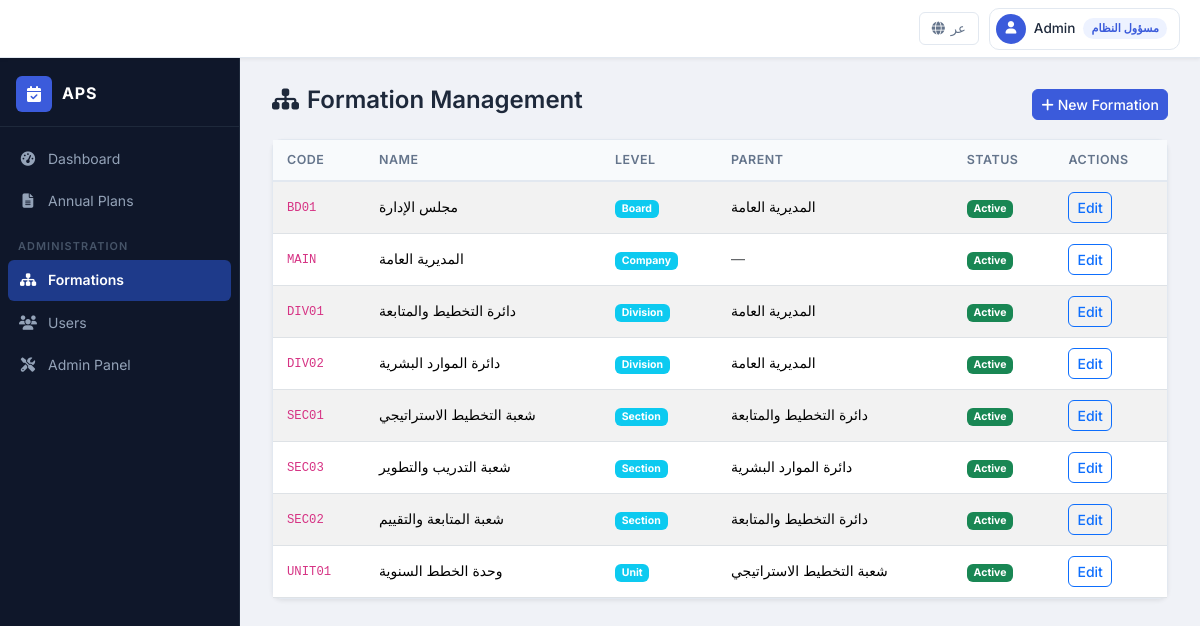
/formations/ (signed in), run on the app's committed database.
### apps/accounts/models.py (models this page shows, shortened)
class UserProfile(models.Model):
    ROLE_ADMIN = 'ADMIN'
    ROLE_MANAGER = 'MANAGER'
    ROLE_ORGANIZER = 'ORGANIZER'
    ROLE_REVIEWER = 'REVIEWER'
    ROLE_VIEWER = 'VIEWER'
    ROLE_CHOICES = [
        (ROLE_ADMIN, _('System Admin')),
        (ROLE_MANAGER, _('Formation Manager')),
        (ROLE_ORGANIZER, _('Form Organizer')),
        (ROLE_REVIEWER, _('Reviewer')),
        (ROLE_VIEWER, _('Viewer')),
    ]
    user = models.OneToOneField(
        User, on_delete=models.CASCADE,
        related_name='profile', verbose_name=_('user')
    )
    formation = models.OneToOneField(
        'formations.Formation', on_delete=models.PROTECT,
        null=True, blank=True,
        related_name='user_profile', verbose_name=_('formation')
    )
    role = models.CharField(
        max_length=20, choices=ROLE_CHOICES, default=ROLE_ORGANIZER,
        verbose_name=_('Role')
    )
    full_name_ar = models.CharField(max_length=200, verbose_name=_('full name in arabic'))
    created_at = models.DateTimeField(auto_now_add=True, verbose_name=_('created at'))
    class Meta:
        verbose_name = _('user profile')
        verbose_name_plural = _('user profiles')
        indexes = [
            models.Index(fields=['role']),
        ]

### apps/formations/models.py (models this page shows, shortened)
class Formation(models.Model):
    LEVEL_COMPANY = 'COMPANY'
    LEVEL_BOARD = 'BOARD'
    LEVEL_DIVISION = 'DIVISION'
    LEVEL_SECTION = 'SECTION'
    LEVEL_UNIT = 'UNIT'
    LEVEL_CHOICES = [
        (LEVEL_COMPANY, _('Company')),
        (LEVEL_BOARD, _('Board')),
        (LEVEL_DIVISION, _('Division')),
        (LEVEL_SECTION, _('Section')),
        (LEVEL_UNIT, _('Unit')),
    ]
    code = models.CharField(max_length=20, unique=True, verbose_name=_('Code'))
    name_ar = models.CharField(max_length=200, verbose_name=_('name in arabic'))
    parent = models.ForeignKey(
        'self', on_delete=models.SET_NULL, null=True, blank=True,
        related_name='children', verbose_name=_('parent formation')
    )
    level = models.CharField(max_length=20, choices=LEVEL_CHOICES, verbose_name=_('Level'))
    is_active = models.BooleanField(default=True, verbose_name=_('is active'))
    created_at = models.DateTimeField(auto_now_add=True, verbose_name=_('created at'))
    updated_at = models.DateTimeField(auto_now=True, verbose_name=_('updated at'))
    class Meta:
        verbose_name = _('formation')
        verbose_name_plural = _('formations plural')
        ordering = ['level', 'name_ar']
        indexes = [
            models.Index(fields=['level']),
        ]

### apps/formations/views.py (the view)
# urls.py: path('', views.FormationListView.as_view(), name='list'),
class FormationListView(AdminRequiredMixin, ListView):
    model = Formation
    template_name = 'formations/formation_list.html'
    context_object_name = 'formations'
    def get_queryset(self):
        return Formation.objects.select_related('parent').order_by('level', 'name_ar')

### apps/core/mixins.py (called while the page is built)
    def dispatch(self, request, *args, **kwargs):
        if not request.user.is_authenticated:
            return self.handle_no_permission()
        if not hasattr(request.user, 'profile'):
            raise PermissionDenied
        role = request.user.profile.role
        if self.allowed_roles and role not in self.allowed_roles:
            raise PermissionDenied
        return super().dispatch(request, *args, **kwargs)

### apps/core/templatetags/rtl_extras.py (called while the page is built)
@register.filter(name='strip_lang_prefix')
def strip_lang_prefix(full_path):
    for lang_code, _ in settings.LANGUAGES:
        if lang_code == settings.LANGUAGE_CODE:
            continue  # default language has no prefix
        prefix = f'/{lang_code}/'
        if full_path.startswith(prefix):
            return '/' + full_path[len(prefix):]
        if full_path == f'/{lang_code}':
            return '/'
    return full_path

@register.filter(name='role_label')
def role_label(role):
    mapping = {
        'ADMIN': 'مسؤول النظام',
        'MANAGER': 'مدير',
        'ORGANIZER': 'منظم',
        'REVIEWER': 'مراجع',
        'VIEWER': 'مشاهد',
    }
    return mapping.get(role, role)

### apps/formations/templates/formations/formation_list.html (shortened to what this page needs)
{% extends "base.html" %}
{% load i18n %}
{% block content %}
<div class="d-flex justify-content-between align-items-center mb-3">
    <h4><i class="fas fa-sitemap me-2"></i>{% trans "Formation Management" %}</h4>
    <a href="{% url 'formations:create' %}" class="btn btn-primary btn-sm">
        <i class="fas fa-plus me-1"></i>{% trans "New Formation" %}
    </a>
</div>
<div class="card shadow-sm">
    <div class="card-body p-0">
        <table class="table table-hover table-striped mb-0">
            <thead>
                <tr><th>{% trans "Code" %}</th><th>{% trans "Name" %}</th><th>{% trans "Level" %}</th><th>{% trans "Parent" %}</th><th>{% trans "Status" %}</th><th>{% trans "Actions" %}</th></tr>
            </thead>
            <tbody>
                {% for f in formations %}
                <tr>
                    <td><code>{{ f.code }}</code></td>
                    <td>{{ f.name_ar }}</td>
                    <td><span class="badge bg-info">{{ f.get_level_display }}</span></td>
                    <td>{% if f.parent %}{{ f.parent.name_ar }}{% else %}<span class="text-muted">—</span>{% endif %}</td>
                    <td>{% if f.is_active %}<span class="badge bg-success">{% trans "Active" %}</span>{% else %}<span class="badge bg-secondary">{% trans "Archived" %}</span>{% endif %}</td>
                    <td><a href="{% url 'formations:edit' f.pk %}" class="btn btn-sm btn-outline-primary">{% trans "Edit" %}</a></td>
                </tr>
                {% empty %}
                <tr><td colspan="6" class="text-center text-muted py-3">{% trans "No formations found." %}</td></tr>
                {% endfor %}
            </tbody>
        </table>
    </div>
</div>
{% endblock %}

### templates/navbar.html (shortened to what this page needs)
{% load i18n rtl_extras %}
{% get_current_language as LANG_CODE %}
<header class="app-topbar">
    <div class="topbar-end">
        <form method="post" action="{% url 'set_language' %}" class="topbar-lang-form">
            {% if LANG_CODE == 'ar' %}
            <button type="submit" name="language" value="en" class="topbar-btn topbar-lang-btn" title="Switch to English">
                <i class="fas fa-globe"></i> <span>EN</span>
            </button>
            {% else %}
            <button type="submit" name="language" value="ar" class="topbar-btn topbar-lang-btn" title="التبديل إلى العربية">
                <i class="fas fa-globe"></i> <span>عر</span>
            </button>
            {% endif %}
        </form>
        <div class="topbar-user dropdown">
            <button class="topbar-user-btn dropdown-toggle" data-bs-toggle="dropdown" aria-expanded="false">
                <span class="topbar-avatar">
                    <i class="fas fa-user"></i>
                </span>
                <span class="topbar-username">
                    {% if user.profile.full_name_ar %}{{ user.profile.full_name_ar }}{% else %}{{ user.username }}{% endif %}
                </span>
                <span class="topbar-role-badge">{{ user.profile.role|role_label }}</span>
            </button>
        </div>
    </div>
</header>

### static/css/custom-rtl.css (style rules this page uses)
:root { --color-primary: #3b5bdb; --color-primary-dark: #2f4ac5; --color-primary-light: #748ffc; --color-primary-bg: #edf2ff; --color-bg: #f0f2f7; --color-surface: #ffffff; --color-border: #e2e8f0; --color-text: #1e293b; --color-text-muted: #64748b; --color-text-light: #94a3b8; --color-success: #22c55e; --color-warning: #f59e0b; --color-danger: #ef4444; --color-info: #06b6d4; --sidebar-width: 240px; --sidebar-bg: #0f172a; --sidebar-border: #1e293b; --sidebar-link: #94a3b8; --sidebar-link-hover: #e2e8f0; --sidebar-active-bg: #1e3a8a; --sidebar-active-text: #ffffff; --sidebar-icon-w: 20px; --topbar-height: 58px; --topbar-bg: #ffffff; --topbar-border: #e2e8f0; --topbar-shadow: 0 1px 4px rgba(0,0,0,0.08); --font-ltr: 'Inter', system-ui, sans-serif; --font-rtl: 'Cairo', system-ui, sans-serif; --radius-sm: 6px; --radius-md: 10px; --radius-lg: 16px; --shadow-card: 0 2px 16px rgba(0,0,0,0.07); --shadow-lg: 0 8px 32px rgba(0,0,0,0.12); --transition: 0.2s ease; }
html, body { height: 100%; }
body { font-family: var(--font-ltr); color: var(--color-text); background-color: var(--color-bg); font-size: 0.9rem; line-height: 1.6; -webkit-font-smoothing: antialiased; }
h1, h2, h3, h4, h5, h6 { font-weight: 600; color: var(--color-text); }
a { color: var(--color-primary); text-decoration: none; }
body.app-layout { display: flex; flex-direction: column; min-height: 100vh; }
.app-topbar { height: var(--topbar-height); background: var(--topbar-bg); border-bottom: 1px solid var(--topbar-border); box-shadow: var(--topbar-shadow); display: flex; align-items: center; justify-content: space-between; padding: 0 20px 0 16px; position: sticky; top: 0; z-index: 1000; gap: 12px; }
.topbar-end { display: flex; align-items: center; gap: 10px; flex-shrink: 0; }
.topbar-btn { background: none; border: 1px solid var(--color-border); border-radius: var(--radius-sm); color: var(--color-text-muted); padding: 5px 12px; font-size: 0.82rem; font-weight: 500; display: flex; align-items: center; gap: 6px; cursor: pointer; transition: var(--transition); }
.topbar-lang-form { display: flex; align-items: center; }
.topbar-user { position: relative; }
.topbar-user-btn { background: none; border: 1px solid var(--color-border); border-radius: var(--radius-md); display: flex; align-items: center; gap: 8px; padding: 5px 12px 5px 6px; cursor: pointer; transition: var(--transition); color: var(--color-text); font-size: 0.85rem; font-weight: 500; }
.topbar-user-btn::after { display: none; }
.topbar-avatar { width: 30px; height: 30px; border-radius: 50%; background: var(--color-primary); color: white; display: flex; align-items: center; justify-content: center; font-size: 0.78rem; flex-shrink: 0; }
.topbar-username { max-width: 140px; overflow: hidden; text-overflow: ellipsis; white-space: nowrap; }
.topbar-role-badge { font-size: 0.7rem; font-weight: 600; background: var(--color-primary-bg); color: var(--color-primary); padding: 2px 8px; border-radius: 99px; white-space: nowrap; }
.card { border: 1px solid var(--color-border); border-radius: var(--radius-md); box-shadow: var(--shadow-card); background: var(--color-surface); }
.card-body { padding: 20px; }
.table { font-size: 0.875rem; }
.table thead th { background: #f8fafc; color: var(--color-text-muted); font-weight: 600; font-size: 0.78rem; text-transform: uppercase; letter-spacing: 0.04em; border-bottom: 2px solid var(--color-border); padding: 10px 14px; }
.table tbody td { padding: 10px 14px; vertical-align: middle; }
.btn { border-radius: var(--radius-sm); font-weight: 500; font-size: 0.875rem; transition: var(--transition); }
.btn-primary { background: var(--color-primary); border-color: var(--color-primary); }

### data on the page
Formation: code "BD01", name_ar "مجلس الإدارة", level "Board", parent.name_ar "المديرية العامة"
Formation: code "MAIN", name_ar "المديرية العامة", level "Company"
Formation: code "DIV01", name_ar "دائرة التخطيط والمتابعة", level "Division", parent.name_ar "المديرية العامة"
Formation: code "DIV02", name_ar "دائرة الموارد البشرية", level "Division", parent.name_ar "المديرية العامة"
Formation: code "SEC01", name_ar "شعبة التخطيط الاستراتيجي", level "Section", parent.name_ar "دائرة التخطيط والمتابعة"
Formation: code "SEC03", name_ar "شعبة التدريب والتطوير", level "Section", parent.name_ar "دائرة الموارد البشرية"
Formation: code "SEC02", name_ar "شعبة المتابعة والتقييم", level "Section", parent.name_ar "دائرة التخطيط والمتابعة"
Formation: code "UNIT01", name_ar "وحدة الخطط السنوية", level "Unit", parent.name_ar "شعبة التخطيط الاستراتيجي"

### other printed values
{{ user.profile.full_name_ar }} "Admin"
{{ user.profile.role|role_label }} "مسؤول النظام"
